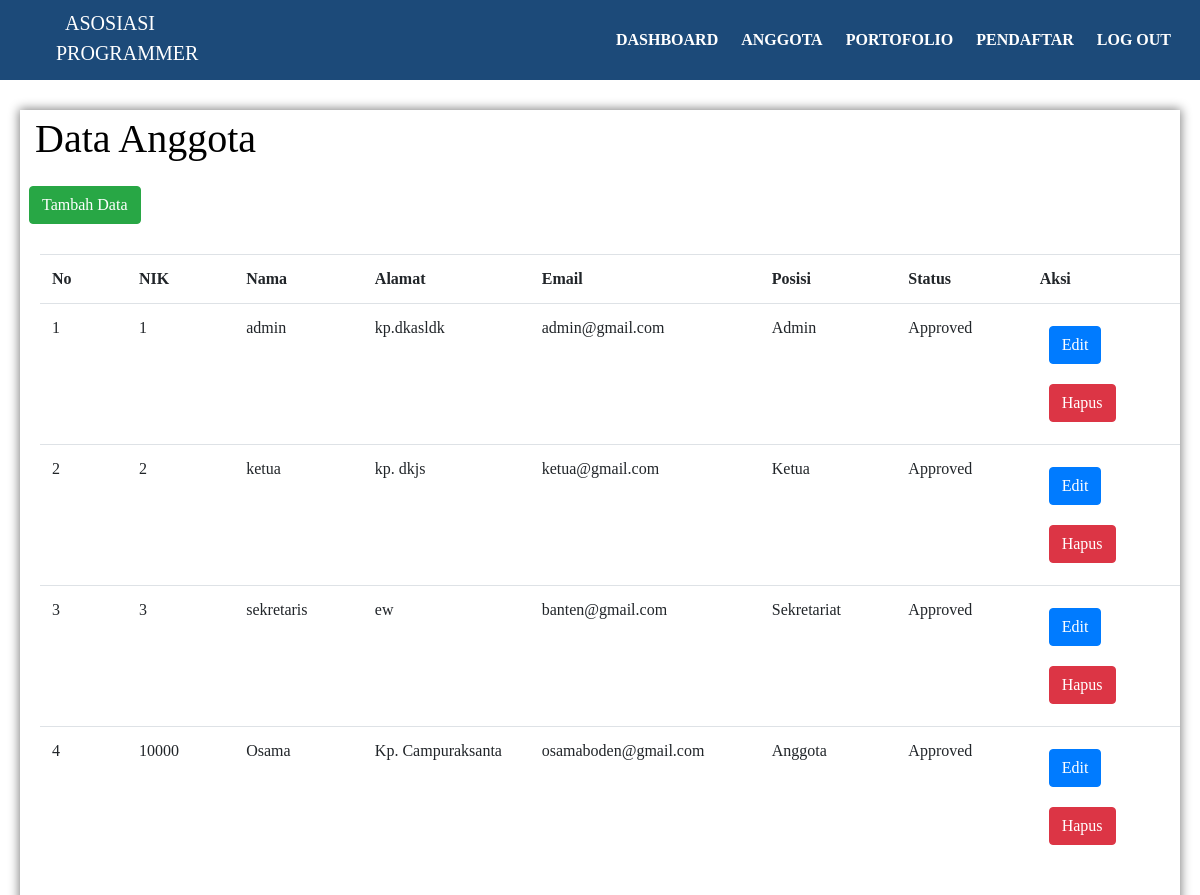
The page /admin/anggota.php (signed in) on the database its author committed.
### tables this page shows
CREATE TABLE `pengguna` (
  `nik` int(16) NOT NULL,
  `name` varchar(40) NOT NULL,
  `ttl` date NOT NULL,
  `alamat` varchar(100) NOT NULL,
  `provinsi` varchar(30) NOT NULL,
  `email` varchar(100) NOT NULL,
  `status` enum('Approved','Unapproved','Baru','') NOT NULL DEFAULT 'Baru',
  `waktu` timestamp NOT NULL DEFAULT current_timestamp() ON UPDATE current_timestamp()
);

CREATE TABLE `posisi` (
  `id_posisi` int(11) NOT NULL,
  `posisi` enum('Admin','Ketua','Sekretariat','Anggota') NOT NULL
);

### admin/anggota.php (the view, shortened to what this page needs)
<!DOCTYPE html>
<html>
<head>
	<link rel="stylesheet" type="text/css" href="css/bootstrap.css">
	<link rel="stylesheet" type="text/css" href="css/style.css">
</head>
<body>
<div class="navbar">
	<div class="logo">
	<p><a href="index.html">Asosiasi Programmer</a></p>
	</div>
	<div class="menu">
		<a href="menu.php">Dashboard</a>
		<a href="anggota.php">Anggota</a>
		<a href="portofolio.php">Portofolio</a>
		<a href="pendaftar.php">Pendaftar</a>
		<a href="logout.php">Log Out</a>
</div>
</div>
		<div class="content w1" style="color: black;">
			<h1>Data Anggota</h1>
			<a href="tambah_anggota.html" class="btn btn-success">Tambah Data</a>
			<div class="row">
					<table class="table table-responsive table-hover">
						<tr>
							<th>No</th>
							<th>NIK</th>
							<th>Nama</th>
							<th>Alamat</th>
							<th>Email</th>
							<th>Posisi</th>
							<th>Status</th>
							<th>Aksi</th>
						</tr>
						<?php
						$no=1;
						include '../assets/config.php';
						$query=mysqli_query($kon, "SELECT * FROM pengguna WHERE status='Approved'");
						while ($dataanggota=mysqli_fetch_array($query)) {
							$id_posisi=mysqli_fetch_array(mysqli_query($kon, "SELECT id_posisi FROM mapping_pengguna WHERE nik='".$dataanggota['nik']."'"));
							$id_posisi=$id_posisi['id_posisi'];
							$posisi=mysqli_fetch_array(mysqli_query($kon, "SELECT * FROM posisi WHERE id_posisi='$id_posisi'"));
							$posisi=$posisi['posisi'];
							?>
							<td><?= $no++;?></td>
							<td><?= $dataanggota['nik'];?></td>
							<td><?= $dataanggota['name'];?></td>
							<td><?= $dataanggota['alamat'];?></td>
							<td><?= $dataanggota['email'];?></td>
							<td><?= $posisi;?></td>
							<td><?= $dataanggota['status'];?></td>
							<td><a href="edit_anggota.php?nik=<?= $dataanggota['nik'];?>" class="btn btn-primary">Edit</a><a href="proses_anggota.php?nik=<?= $dataanggota['nik'];?>" onclick="return confirm('Apakah anda yakin ingin menghapus data ini?')" class="btn btn-danger">Hapus</a></td>
					<?php } ?>
					</table>
			</div>
		</div>
</body>
</html>

### admin/css/style.css (style rules this page uses)
body { margin: 0; padding: 0; font-family: "Montserrat"; }
.navbar { position: fixed; height: 80px; overflow: hidden; top: 0; display: flex; align-items: center; background: #1c4a79; width: 100%; z-index: 2; }
.logo { display: inline-block; float: left; margin-top: -20px; margin-left: 20px; width: 200px; height: 100px; text-align: center; text-transform: uppercase; font-weight: 200; color: white; }
.logo a { text-decoration: none; color: white; }
.menu { position: absolute; right: 20px; }
.menu a { color: white; text-decoration: none; font-weight: 700; margin-left: 10px; transition: color 0.3s; text-transform: uppercase; }
.content { margin-top: 70px; color: white; overflow: hidden; }
p { padding: 20px; font-size:20px; text-align: justify; }
td, th { width: 1%; }
.w1 { margin-top: 110px; margin-left: 20px; margin-right: 20px; display: block; box-shadow: 0 0 10px 1px gray; }
.w1 h1 { margin-left: 10px; padding: 5px; }
.w1 .row { width: 100%; height: 100%; padding: 10px 10px; margin: 10px 20px 20px 10px; }
a { margin: 10px 9px; }

### rows shown on the page
pengguna: nik "1", name "admin", alamat "kp.dkasldk", email "admin@gmail.com", posisi.posisi "Admin", status "Approved"
pengguna: nik "2", name "ketua", alamat "kp. dkjs", email "ketua@gmail.com", posisi.posisi "Ketua", status "Approved"
pengguna: nik "3", name "sekretaris", alamat "ew", email "banten@gmail.com", posisi.posisi "Sekretariat", status "Approved"
pengguna: nik "10000", name "Osama", alamat "Kp. Campuraksanta", email "osamaboden@gmail.com", posisi.posisi "Anggota", status "Approved"
